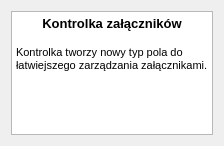
<?xml version="1.0" encoding="UTF-8"?>
<ui version="4.0">
 <class>Form</class>
 <widget class="QWidget" name="Form">
  <property name="geometry">
   <rect>
    <x>0</x>
    <y>0</y>
    <width>224</width>
    <height>146</height>
   </rect>
  </property>
  <property name="sizePolicy">
   <sizepolicy hsizetype="Expanding" vsizetype="Expanding">
    <horstretch>0</horstretch>
    <verstretch>0</verstretch>
   </sizepolicy>
  </property>
  <property name="windowTitle">
   <string>Form</string>
  </property>
  <layout class="QVBoxLayout" name="verticalLayout">
   <item>
    <widget class="QTextEdit" name="textEdit">
     <property name="html">
      <string>&lt;!DOCTYPE HTML PUBLIC &quot;-//W3C//DTD HTML 4.0//EN&quot; &quot;http://www.w3.org/TR/REC-html40/strict.dtd&quot;&gt;
&lt;html&gt;&lt;head&gt;&lt;meta name=&quot;qrichtext&quot; content=&quot;1&quot; /&gt;&lt;style type=&quot;text/css&quot;&gt;
p, li { white-space: pre-wrap; }
&lt;/style&gt;&lt;/head&gt;&lt;body style=&quot; font-family:'MS Shell Dlg 2'; font-size:7.8pt; font-weight:400; font-style:normal;&quot;&gt;
&lt;p align=&quot;center&quot; style=&quot; margin-top:0px; margin-bottom:0px; margin-left:0px; margin-right:0px; -qt-block-indent:0; text-indent:0px;&quot;&gt;&lt;span style=&quot; font-size:10pt; font-weight:600;&quot;&gt;Kontrolka załączników&lt;/span&gt;&lt;/p&gt;
&lt;p align=&quot;center&quot; style=&quot;-qt-paragraph-type:empty; margin-top:0px; margin-bottom:0px; margin-left:0px; margin-right:0px; -qt-block-indent:0; text-indent:0px; font-size:10pt; font-weight:600;&quot;&gt;&lt;br /&gt;&lt;/p&gt;
&lt;p style=&quot; margin-top:0px; margin-bottom:0px; margin-left:0px; margin-right:0px; -qt-block-indent:0; text-indent:0px;&quot;&gt;&lt;span style=&quot; font-size:8pt;&quot;&gt;Kontrolka tworzy nowy typ pola do łatwiejszego zarządzania załącznikami.&lt;/span&gt;&lt;/p&gt;
&lt;p align=&quot;center&quot; style=&quot;-qt-paragraph-type:empty; margin-top:0px; margin-bottom:0px; margin-left:0px; margin-right:0px; -qt-block-indent:0; text-indent:0px; font-size:8pt;&quot;&gt;&lt;br /&gt;&lt;/p&gt;&lt;/body&gt;&lt;/html&gt;</string>
     </property>
    </widget>
   </item>
  </layout>
 </widget>
 <resources/>
 <connections/>
</ui>
